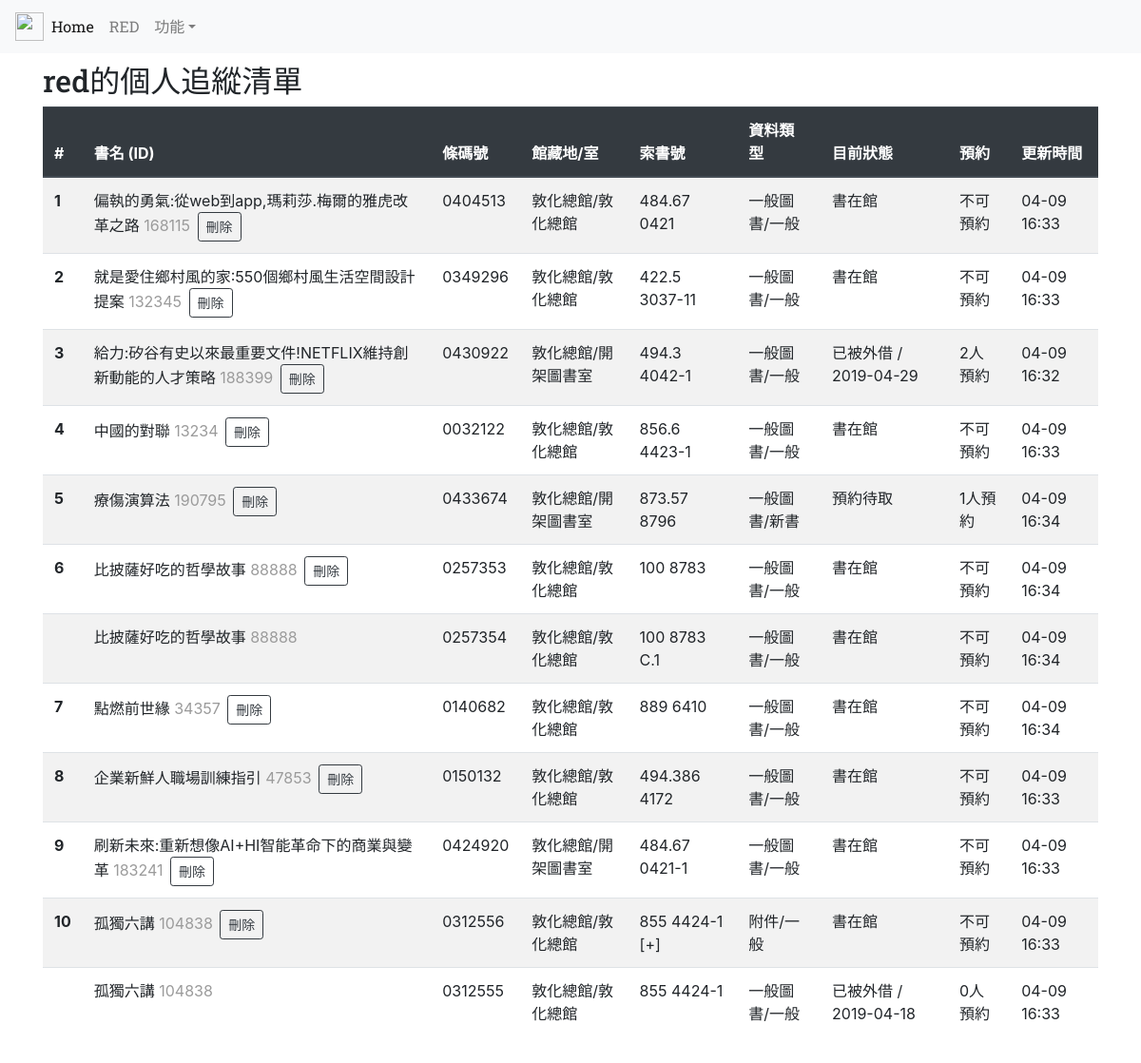
/ (signed in), run on the app's committed database.
### app/models.py (models this page shows, shortened)
class User(UserMixin, db.Model):
    __tablename__='users'
    id = db.Column(db.Integer,primary_key=True )
    username=db.Column(db.String(64),unique=True ,index=True)
    password=db.Column(db.String(128))
    email=db.Column(db.String(64),unique=True)
    join_time=db.Column(db.DateTime, default=datetime.utcnow)
    confirmed=db.Column(db.Boolean, default=False)
    books = db.relationship('Book', backref='this_user', lazy='dynamic')

class Book(UserMixin, db.Model):
    __tablename__='books'
    id = db.Column(db.Integer,primary_key=True, index=True)
    book_name= db.Column(db.String(128))
    book_id= db.Column(db.String(32))
    copy= db.Column(db.String(32))
    barcode_id= db.Column(db.String(32))
    location= db.Column(db.String(64))
    call_number= db.Column(db.String(32))
    data_type= db.Column(db.String(64))
    status= db.Column(db.String(64))
    reservation= db.Column(db.String(64))
    update_time = db.Column(db.DateTime, default=datetime.utcnow)
    user_id = db.Column(db.Integer, db.ForeignKey('users.id'))

### app/main/views.py (the view, shortened to what this page needs)
@main.route('/', methods=['GET','POST'])
def index():
    if current_user.is_authenticated:
        delta=timedelta(hours=8) # 用於模版調整UTC+8
        form=DeleteBookForm()
        books=Book.query.filter_by(this_user=current_user).all()
        if len(books) == 0:
            return render_template('index.html',books=books)
        item=0
        numbers=[]
        for book in books:
            if book.copy=='1':
                item=item+1
            numbers.append(item)
        numbered_books=tuple(zip(numbers,books))
        return render_template('index.html',books=numbered_books, form=form, delta=delta)
    flash(u'請登入以使用本服務','warning')
    return render_template('index.html')

### app/main/forms.py
class DeleteBookForm(FlaskForm):
    book_id=StringField()
    submit=SubmitField()

### app/models.py (called while the page is built)
@mylogin.user_loader
def load_user(user_id):
    return User.query.get(int(user_id))

### app/templates/index.html (shortened to what this page needs)
{% extends 'base.html' %}
{% block page_content %}
{% if current_user.is_authenticated %}
<div><h2 style="font-family: 'Roboto Slab', serif;">{{current_user.username}}的個人追縱清單</h1></div>
{% else %}
<div style="padding-top:5pt"><h1>請登入以使用本服務</h1></div>
{% endif %}
{% if current_user.is_authenticated %}
<table class="table table-striped">
  <thead class="thead-dark">
    <tr>
      <th scope="col">#</th>
      <th scope="col">書名 (ID)</th>
      <th scope="col">條碼號</th>
      <th scope="col">館藏地/室</th>
      <th scope="col">索書號</th>
      <th scope="col">資料類型</th>
      <th scope="col">目前狀態</th>
      <th scope="col">預約</th>
      <th scope="col">更新時間</th>
    </tr>
  </thead>
  <tbody>
  {% for book in books %}
    <tr>
      {% if book[1].copy=='1' %}
      <th scope="row">{{ book[0] }}</th>
      {% else %}
      <th scope="row"> </th>
      {% endif %}
      <td>{{ book[1].book_name }} <span style="color: rgb(155, 155, 155);padding-right:3px">{{ book[1].book_id }}</span>
        {% if book[1].copy=='1' %}
        <form action="" method="post" style='display:inline;'>
            <input id="submit" name="submit" type="submit" value="刪除" class="btn btn-outline-dark btn-sm"
            onclick="javascript:return del()">
        </form>
        {% endif %}
      </td>
      <td>{{ book[1].barcode_id }}</td>
      <td>{{ book[1].location }}</td>
      <td>{{ book[1].call_number }}</td>
      <td>{{ book[1].data_type }}</td>
      <td>{{ book[1].status }}</td>
      <td>{{ book[1].reservation }}</td>
      <td>{{ (book[1].update_time + delta).strftime("%m-%d %H:%M") }}</td>
    </tr>
  {% endfor %}
  </tbody>
</table>
<br>
{% endif %}
{% endblock %}

### app/templates/base.html (shortened to what this page needs)
<!DOCTYPE html>
<html lang="en">
<head>
    <link rel="stylesheet" href="https://stackpath.bootstrapcdn.com/bootstrap/4.3.1/css/bootstrap.min.css">
</head>
<body>
    {% block navbar %}
    <nav class="navbar navbar-expand-lg navbar-light bg-light">
        <img src="{{ url_for('static', filename='seed.png') }}" width="30" height="30" class="d-inline-block align-top" alt="">
        <div class="collapse navbar-collapse" id="navbarNav">
            <ul class="navbar-nav">
            <li class="nav-item active">
                <a class="nav-link" href="{{ url_for('main.index') }}" ><span style="font-family: 'Roboto Slab', serif;">Home</span> <span class="sr-only">(current)</span></a>
            </li>
            {% if current_user.is_authenticated %}
            <li class="nav-item">
                <a class="nav-link" href="{{ url_for('main.user',name=current_user.username) }} "><span style="font-family: 'Roboto Slab', serif;"> {{current_user.username|upper}}</span></a>
            </li>
            {% else %}
            <li class="nav-item">
                <a class="nav-link" href="{{ url_for('auth.register') }}">註冊</a>
            </li>
            {% endif %}
            {% if current_user.is_authenticated %}
            <li class="nav-item dropdown">
                <a class="nav-link dropdown-toggle" href="#" id="navbarDropdown" role="button" data-toggle="dropdown" aria-haspopup="true" aria-expanded="false">功能</a>
            </li>
            {% else %}
                <a class="nav-link" href="{{ url_for('auth.login') }}">登入</a>
            {% endif %}
            </ul>
        </div>
    </nav>
    {% endblock %}
    {% block content %}
    <div class="container" style="margin-top:10px">
        {% block page_content %}{% endblock %}
    </div>
    {% endblock %}
</body>
</html>

### data on the page
User: username "RED", username "red"
Book: copy "1", book_name "偏執的勇氣:從web到app,瑪莉莎.梅爾的雅虎改革之路", book "168115", barcode "0404513", location "敦化總館/敦化總館", call_number "484.67 0421", data_type "一般圖書/一般", status "書在館", reservation "不可預約", update_time "04-09 16:33"
Book: user "2", book_name "就是愛住鄉村風的家:550個鄉村風生活空間設計提案", book "132345", barcode "0349296", location "敦化總館/敦化總館", call_number "422.5 3037-11", data_type "一般圖書/一般", status "書在館", reservation "不可預約", update_time "04-09 16:33"
Book: book "3", book_name "給力:矽谷有史以來最重要文件!NETFLIX維持創新動能的人才策略", book "188399", barcode "0430922", location "敦化總館/開架圖書室", call_number "494.3 4042-1", data_type "一般圖書/一般", status "已被外借 / 2019-04-29", reservation "2人預約", update_time "04-09 16:32"
Book: book "4", book_name "中國的對聯", book "13234", barcode "0032122", location "敦化總館/敦化總館", call_number "856.6 4423-1", data_type "一般圖書/一般", status "書在館", reservation "不可預約", update_time "04-09 16:33"
Book: book "5", book_name "療傷演算法", book "190795", barcode "0433674", location "敦化總館/開架圖書室", call_number "873.57 8796", data_type "一般圖書/新書", status "預約待取", reservation "1人預約", update_time "04-09 16:34"
Book: book "6", book_name "比披薩好吃的哲學故事", book "88888", barcode "0257353", location "敦化總館/敦化總館", call_number "100 8783", data_type "一般圖書/一般", status "書在館", reservation "不可預約", update_time "04-09 16:34"
Book: book_name "比披薩好吃的哲學故事", book "88888", barcode "0257354", location "敦化總館/敦化總館", call_number "100 8783 C.1", data_type "一般圖書/一般", status "書在館", reservation "不可預約", update_time "04-09 16:34"
Book: book "7", book_name "點燃前世緣", book "34357", barcode "0140682", location "敦化總館/敦化總館", call_number "889 6410", data_type "一般圖書/一般", status "書在館", reservation "不可預約", update_time "04-09 16:34"
Book: book "8", book_name "企業新鮮人職場訓練指引", book "47853", barcode "0150132", location "敦化總館/敦化總館", call_number "494.386 4172", data_type "一般圖書/一般", status "書在館", reservation "不可預約", update_time "04-09 16:33"
Book: book "9", book_name "刷新未來:重新想像AI+HI智能革命下的商業與變革", book "183241", barcode "0424920", location "敦化總館/開架圖書室", call_number "484.67 0421-1", data_type "一般圖書/一般", status "書在館", reservation "不可預約", update_time "04-09 16:33"
Book: book "10", book_name "孤獨六講", book "104838", barcode "0312556", location "敦化總館/敦化總館", call_number "855 4424-1 [+]", data_type "附件/一般", status "書在館", reservation "不可預約", update_time "04-09 16:33"
Book: book_name "孤獨六講", book "104838", barcode "0312555", location "敦化總館/敦化總館", call_number "855 4424-1", data_type "一般圖書/一般", status "已被外借 / 2019-04-18", reservation "0人預約", update_time "04-09 16:33"
